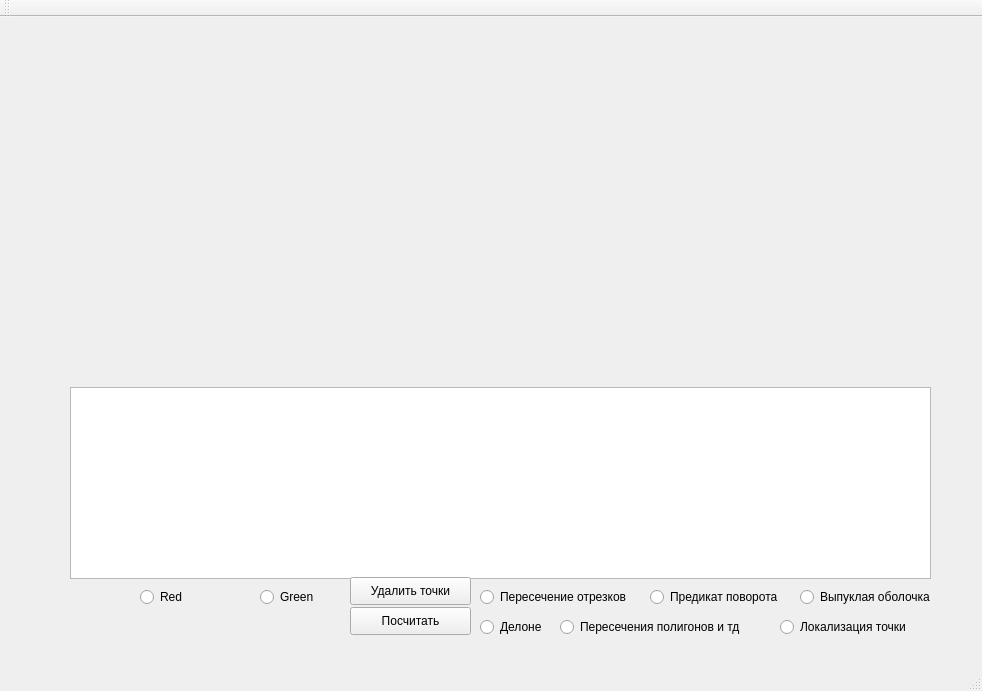
<?xml version="1.0" encoding="UTF-8"?>
<ui version="4.0">
 <class>MainWindow</class>
 <widget class="QMainWindow" name="MainWindow">
  <property name="geometry">
   <rect>
    <x>0</x>
    <y>0</y>
    <width>982</width>
    <height>691</height>
   </rect>
  </property>
  <property name="windowTitle">
   <string>MainWindow</string>
  </property>
  <widget class="QWidget" name="centralWidget">
   <widget class="CustomDrawWidget" name="widget" native="true">
    <property name="geometry">
     <rect>
      <x>70</x>
      <y>10</y>
      <width>861</width>
      <height>341</height>
     </rect>
    </property>
   </widget>
   <widget class="QTextBrowser" name="textBrowser">
    <property name="geometry">
     <rect>
      <x>70</x>
      <y>370</y>
      <width>861</width>
      <height>192</height>
     </rect>
    </property>
   </widget>
   <widget class="QRadioButton" name="red_Button">
    <property name="geometry">
     <rect>
      <x>140</x>
      <y>570</y>
      <width>95</width>
      <height>20</height>
     </rect>
    </property>
    <property name="text">
     <string>Red</string>
    </property>
   </widget>
   <widget class="QRadioButton" name="green_Button">
    <property name="geometry">
     <rect>
      <x>260</x>
      <y>570</y>
      <width>95</width>
      <height>20</height>
     </rect>
    </property>
    <property name="text">
     <string>Green</string>
    </property>
   </widget>
   <widget class="QPushButton" name="pushButton_deletePoints">
    <property name="geometry">
     <rect>
      <x>350</x>
      <y>560</y>
      <width>121</width>
      <height>28</height>
     </rect>
    </property>
    <property name="text">
     <string>Удалить точки</string>
    </property>
   </widget>
   <widget class="QRadioButton" name="task1">
    <property name="geometry">
     <rect>
      <x>480</x>
      <y>570</y>
      <width>171</width>
      <height>20</height>
     </rect>
    </property>
    <property name="text">
     <string>Пересечение отрезков</string>
    </property>
   </widget>
   <widget class="QRadioButton" name="task3">
    <property name="geometry">
     <rect>
      <x>800</x>
      <y>570</y>
      <width>151</width>
      <height>20</height>
     </rect>
    </property>
    <property name="text">
     <string>Выпуклая оболочка</string>
    </property>
   </widget>
   <widget class="QRadioButton" name="task2">
    <property name="geometry">
     <rect>
      <x>650</x>
      <y>570</y>
      <width>141</width>
      <height>20</height>
     </rect>
    </property>
    <property name="text">
     <string>Предикат поворота</string>
    </property>
   </widget>
   <widget class="QRadioButton" name="task4">
    <property name="geometry">
     <rect>
      <x>480</x>
      <y>600</y>
      <width>95</width>
      <height>20</height>
     </rect>
    </property>
    <property name="text">
     <string>Делоне</string>
    </property>
   </widget>
   <widget class="QRadioButton" name="task5">
    <property name="geometry">
     <rect>
      <x>560</x>
      <y>600</y>
      <width>201</width>
      <height>20</height>
     </rect>
    </property>
    <property name="text">
     <string>Пересечения полигонов и тд</string>
    </property>
   </widget>
   <widget class="QRadioButton" name="task6">
    <property name="geometry">
     <rect>
      <x>780</x>
      <y>600</y>
      <width>151</width>
      <height>20</height>
     </rect>
    </property>
    <property name="text">
     <string>Локализация точки</string>
    </property>
   </widget>
   <widget class="QPushButton" name="getResult">
    <property name="geometry">
     <rect>
      <x>350</x>
      <y>590</y>
      <width>121</width>
      <height>28</height>
     </rect>
    </property>
    <property name="text">
     <string>Посчитать</string>
    </property>
   </widget>
  </widget>
  <widget class="QMenuBar" name="menuBar">
   <property name="geometry">
    <rect>
     <x>0</x>
     <y>0</y>
     <width>982</width>
     <height>26</height>
    </rect>
   </property>
  </widget>
  <widget class="QToolBar" name="mainToolBar">
   <attribute name="toolBarArea">
    <enum>TopToolBarArea</enum>
   </attribute>
   <attribute name="toolBarBreak">
    <bool>false</bool>
   </attribute>
  </widget>
  <widget class="QStatusBar" name="statusBar"/>
 </widget>
 <layoutdefault spacing="6" margin="11"/>
 <customwidgets>
  <customwidget>
   <class>CustomDrawWidget</class>
   <extends>QWidget</extends>
   <header>customdrawwidget.h</header>
   <container>1</container>
  </customwidget>
 </customwidgets>
 <resources/>
 <connections/>
</ui>
